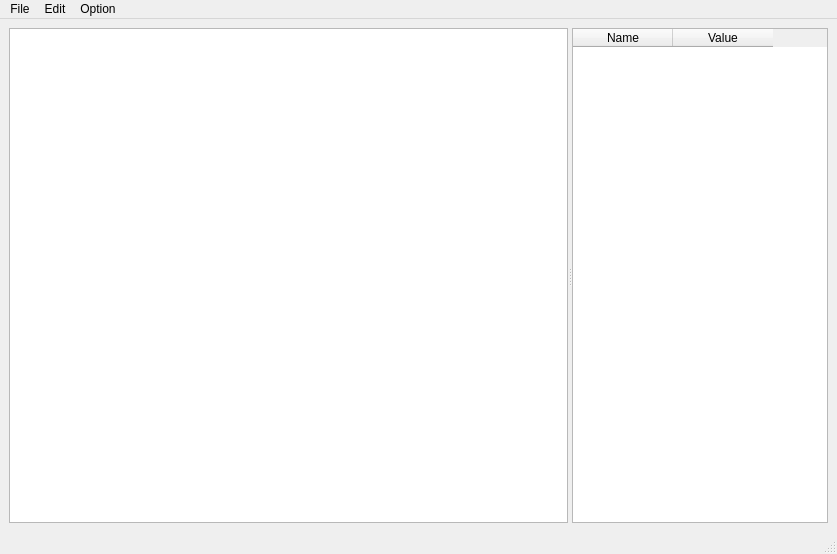
<?xml version="1.0" encoding="UTF-8"?>
<ui version="4.0">
 <class>MainWindow</class>
 <widget class="QMainWindow" name="MainWindow">
  <property name="geometry">
   <rect>
    <x>0</x>
    <y>0</y>
    <width>837</width>
    <height>554</height>
   </rect>
  </property>
  <property name="windowTitle">
   <string>MainWindow</string>
  </property>
  <widget class="QWidget" name="centralwidget">
   <layout class="QVBoxLayout" name="verticalLayout">
    <item>
     <widget class="QSplitter" name="splitter">
      <property name="orientation">
       <enum>Qt::Horizontal</enum>
      </property>
      <widget class="QTreeView" name="treeView">
       <property name="sizePolicy">
        <sizepolicy hsizetype="Expanding" vsizetype="Expanding">
         <horstretch>3</horstretch>
         <verstretch>0</verstretch>
        </sizepolicy>
       </property>
       <property name="headerHidden">
        <bool>true</bool>
       </property>
      </widget>
      <widget class="QTableWidget" name="attributeTable">
       <property name="sizePolicy">
        <sizepolicy hsizetype="Expanding" vsizetype="Expanding">
         <horstretch>0</horstretch>
         <verstretch>0</verstretch>
        </sizepolicy>
       </property>
       <column>
        <property name="text">
         <string>Name</string>
        </property>
       </column>
       <column>
        <property name="text">
         <string>Value</string>
        </property>
       </column>
      </widget>
     </widget>
    </item>
   </layout>
  </widget>
  <widget class="QMenuBar" name="menubar">
   <property name="geometry">
    <rect>
     <x>0</x>
     <y>0</y>
     <width>837</width>
     <height>23</height>
    </rect>
   </property>
   <widget class="QMenu" name="menuFile">
    <property name="title">
     <string>File</string>
    </property>
    <addaction name="actionOpen"/>
    <addaction name="actionSave"/>
    <addaction name="actionSave_As"/>
    <addaction name="actionQuit"/>
   </widget>
   <widget class="QMenu" name="menuOption">
    <property name="title">
     <string>Option</string>
    </property>
    <addaction name="actionShow_attributes"/>
    <addaction name="actionShow_comments"/>
   </widget>
   <widget class="QMenu" name="menuEdit">
    <property name="title">
     <string>Edit</string>
    </property>
    <addaction name="actionCopy"/>
    <addaction name="actionCut"/>
    <addaction name="actionPaste"/>
    <addaction name="actionDuplicate"/>
    <addaction name="actionDelete"/>
   </widget>
   <addaction name="menuFile"/>
   <addaction name="menuEdit"/>
   <addaction name="menuOption"/>
  </widget>
  <widget class="QStatusBar" name="statusbar"/>
  <action name="actionOpen">
   <property name="text">
    <string>Open ...</string>
   </property>
  </action>
  <action name="actionQuit">
   <property name="text">
    <string>Quit</string>
   </property>
  </action>
  <action name="actionSave">
   <property name="text">
    <string>Save</string>
   </property>
  </action>
  <action name="actionSave_As">
   <property name="text">
    <string>Save As ...</string>
   </property>
  </action>
  <action name="actionCopy">
   <property name="text">
    <string>Copy</string>
   </property>
  </action>
  <action name="actionPaste">
   <property name="text">
    <string>Paste</string>
   </property>
  </action>
  <action name="actionCut">
   <property name="text">
    <string>Cut</string>
   </property>
  </action>
  <action name="actionShow_attributes">
   <property name="checkable">
    <bool>true</bool>
   </property>
   <property name="text">
    <string>Show attributes</string>
   </property>
  </action>
  <action name="actionShow_comments">
   <property name="checkable">
    <bool>true</bool>
   </property>
   <property name="checked">
    <bool>true</bool>
   </property>
   <property name="text">
    <string>Show comments</string>
   </property>
  </action>
  <action name="actionDuplicate">
   <property name="text">
    <string>Duplicate</string>
   </property>
  </action>
  <action name="actionDelete">
   <property name="text">
    <string>Delete</string>
   </property>
  </action>
 </widget>
 <resources/>
 <connections/>
</ui>
